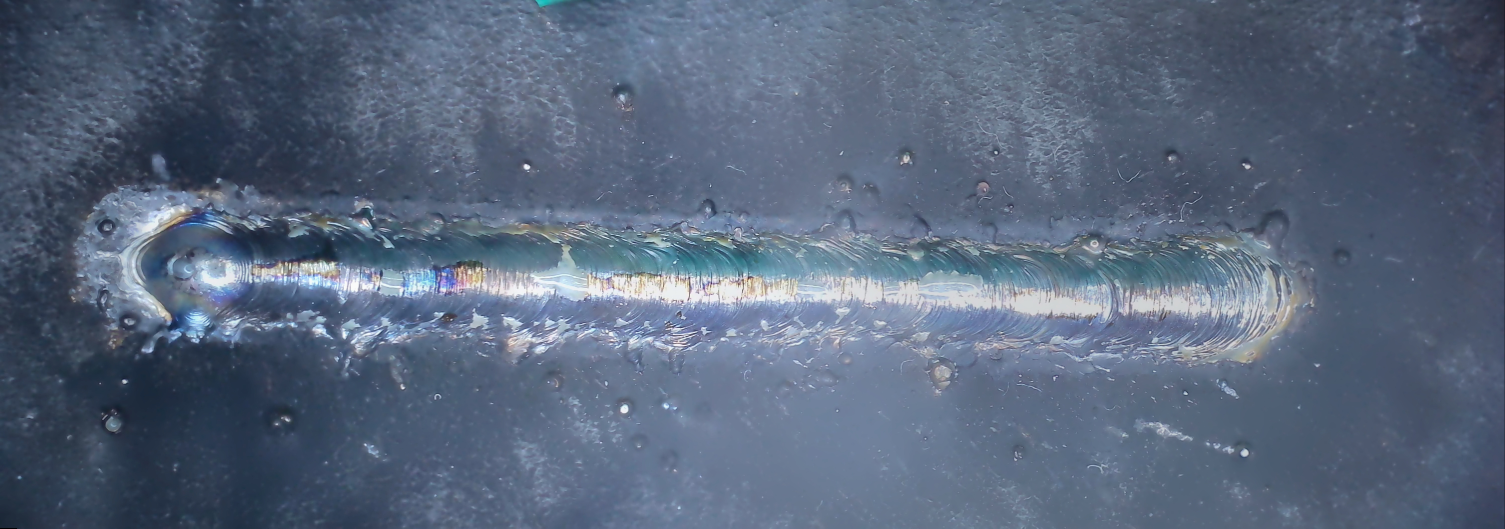
#> input picture TRL6/src/eldetektalas_2024/kepek/panorama.jpg, 6020 x 2113 px, found by its file name (shown at 1/4 size)
$ jupyter execute panorama1-checkpoint.ipynb
#> lines starting #> are read from the running program, lines starting #| are printed output that depends on the picture; after the words box and inside, x2 and y2 are one past the last pixel; in counts of white or black regions, pixels touching at a corner belong together
[cell 1]
import cv2
import numpy as np

# Kép betöltése
image = cv2.imread('c:/users/hj/downloads/eszes2/1/panorama.jpg')
#> image is the input picture: shape (2113, 6020, 3); mean B, G, R 124.5, 102.9, 88.8
#gray = cv2.cvtColor(image, cv2.COLOR_BGR2GRAY)

# Eredeti kép méretének lekérdezése
height, width = image.shape[:2]
#> height = 2113; width = 6020

# Kép átméretezése felére
resized_img = cv2.resize(image, (width // 3, height // 3))

# Átméretezett kép megjelenítése
cv2.imshow('Resized Image', resized_img)
cv2.waitKey(0)
cv2.destroyAllWindows()

[cell 2]
# Gaussian Blur alkalmazása a zaj csökkentésére
blurred = cv2.GaussianBlur(resized_img, (5, 5), 0)

# Canny élkereső alkalmazása
edges = cv2.Canny(blurred, 100, 150)
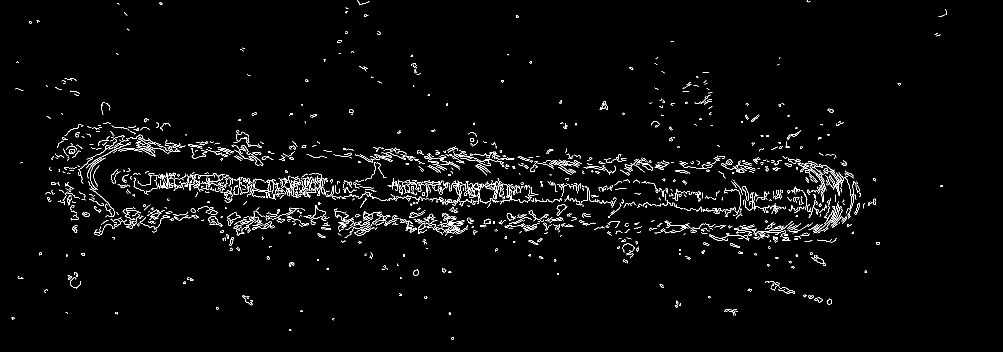
#> edges: shape (704, 2006) (shown at 1/2 size); 2.4% white in thin lines or dots, all inside (x1, y1, x2, y2) = (23, 0, 1894, 679)

# Kontúrok keresése
contours, _ = cv2.findContours(edges, cv2.RETR_EXTERNAL, cv2.CHAIN_APPROX_SIMPLE)
#> contours = 1484 contours, 1398 with area under 20; largest, box (x1, y1, x2, y2) and area: (1113, 409, 1135, 432) 212, (892, 361, 923, 411) 146, (970, 360, 1069, 409) 135, (1627, 513, 1652, 532) 130, (1285, 328, 1306, 341) 130

# Kontúrok rajzolása az eredeti képre
cv2.drawContours(image, contours, -1, (0, 255, 0), 2)

# Eredmény megjelenítése
cv2.imshow('Weld Inspection', edges)
cv2.waitKey(0)
cv2.destroyAllWindows()

[cell 3]
# Kontúrok középpontjainak meghatározása
centers = []
for contour in contours:
    M = cv2.moments(contour)
    if M['m00'] != 0:
        cx = int(M['m10'] / M['m00'])
        cy = int(M['m01'] / M['m00'])
        centers.append((cx, cy))
#> this loop made 1484 passes
#> (contour, cx, cy) on pass 44: ([[1114, 546], [1114, 548], [1117, 548], [1117, 546]], 1115, 547)
#> (cx, cy) on passes 1 to 6: (904, 676), (579, 659), (665, 638), (25, 635), (899, 626), (233, 626)
#> after the loop, centers = 1348 pairs, first value 25 to 1892, second value 2 to 676

# Távolságok kiszámítása
distances = []
for i in range(len(centers)):
    for j in range(i + 1, len(centers)):
        dist = np.sqrt((centers[i][0] - centers[j][0])**2 + (centers[i][1] - centers[j][1])**2)
        distances.append(dist)
#> after the loop, distances = 907878 items


$ run again, with TRL6/src/eldetektalas_2024/kepek/image_4.jpg copied over TRL6/src/eldetektalas_2024/kepek/panorama.jpg
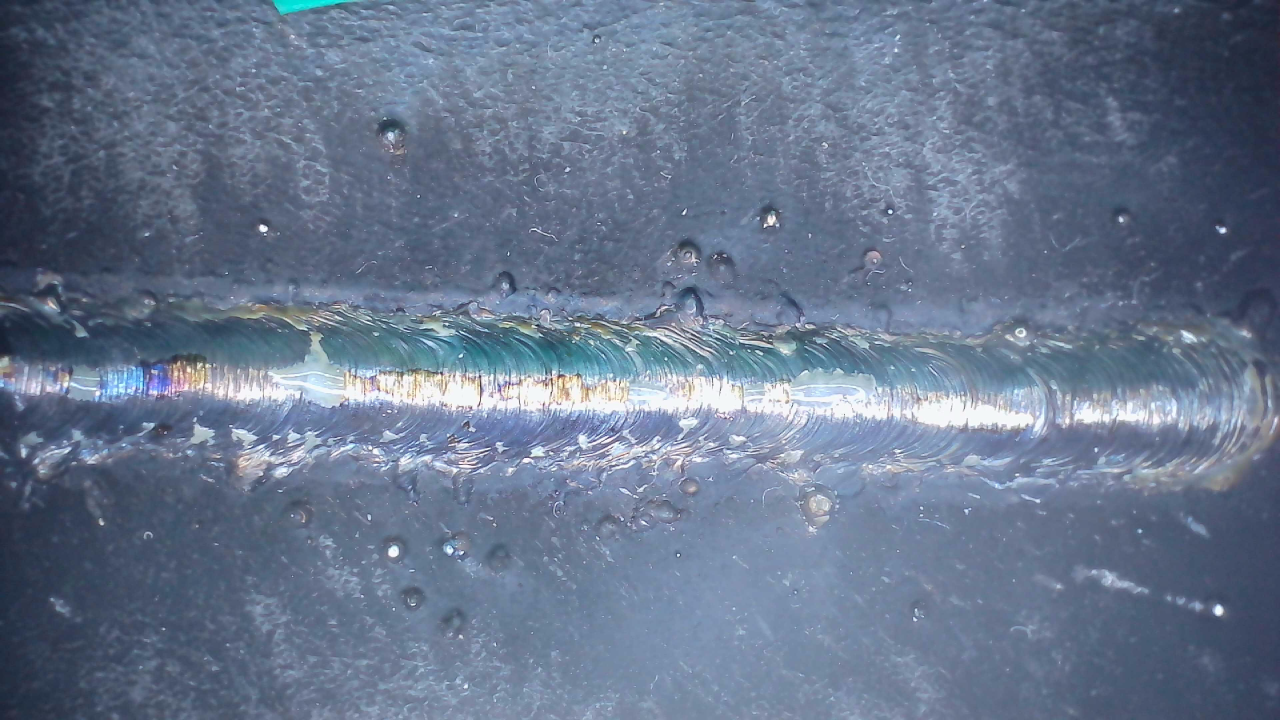
#> input picture TRL6/src/eldetektalas_2024/kepek/image_4.jpg, 3840 x 2160 px, found by its file name (shown at 1/3 size)
#> image is the input picture: shape (2160, 3840, 3); mean B, G, R 142.1, 118.5, 103.8
#> `edges = cv2.Canny(blurred, 100, 150)`:
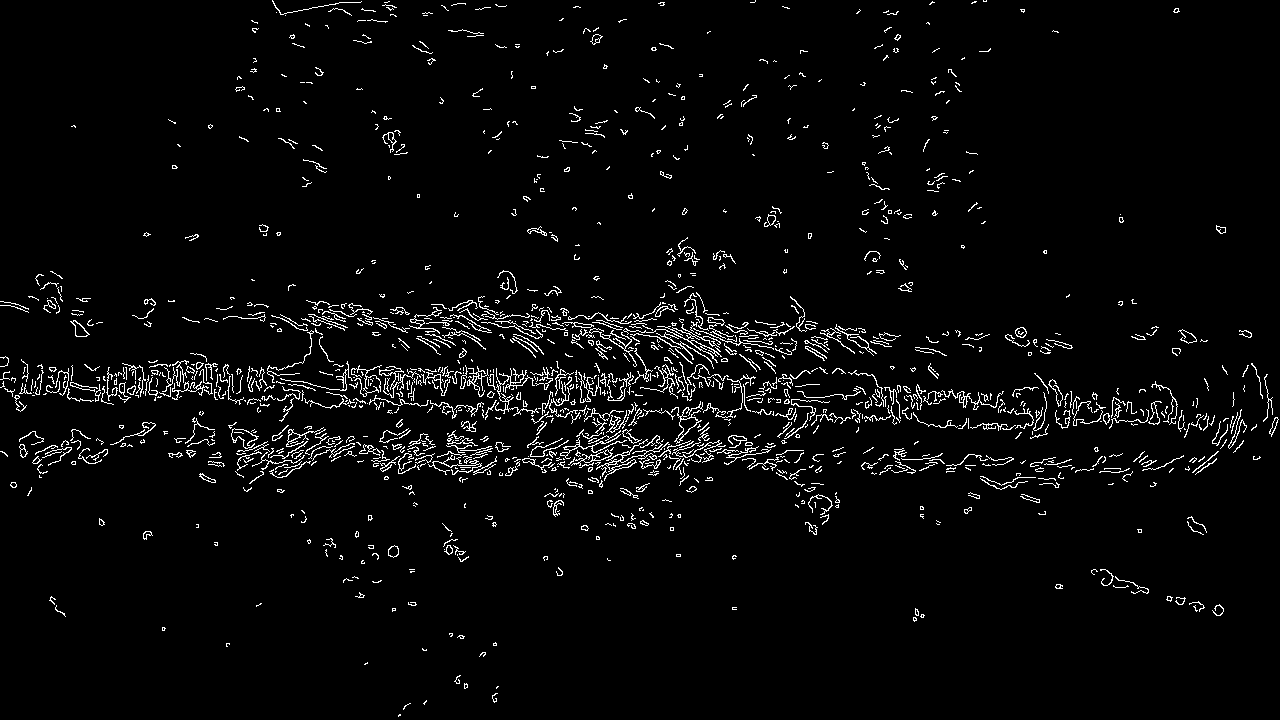
#> edges: shape (720, 1280); 3.4% white in thin lines or dots
#> contours = 1381 contours, 1287 with area under 20; largest, box (x1, y1, x2, y2) and area: (596, 435, 670, 481) 260, (671, 401, 703, 444) 252, (568, 449, 613, 466) 173, (70, 320, 90, 337) 140, (578, 372, 601, 403) 140
#> `cv2.drawContours(image, contours, -1, (0, 255, 0), 2)`:
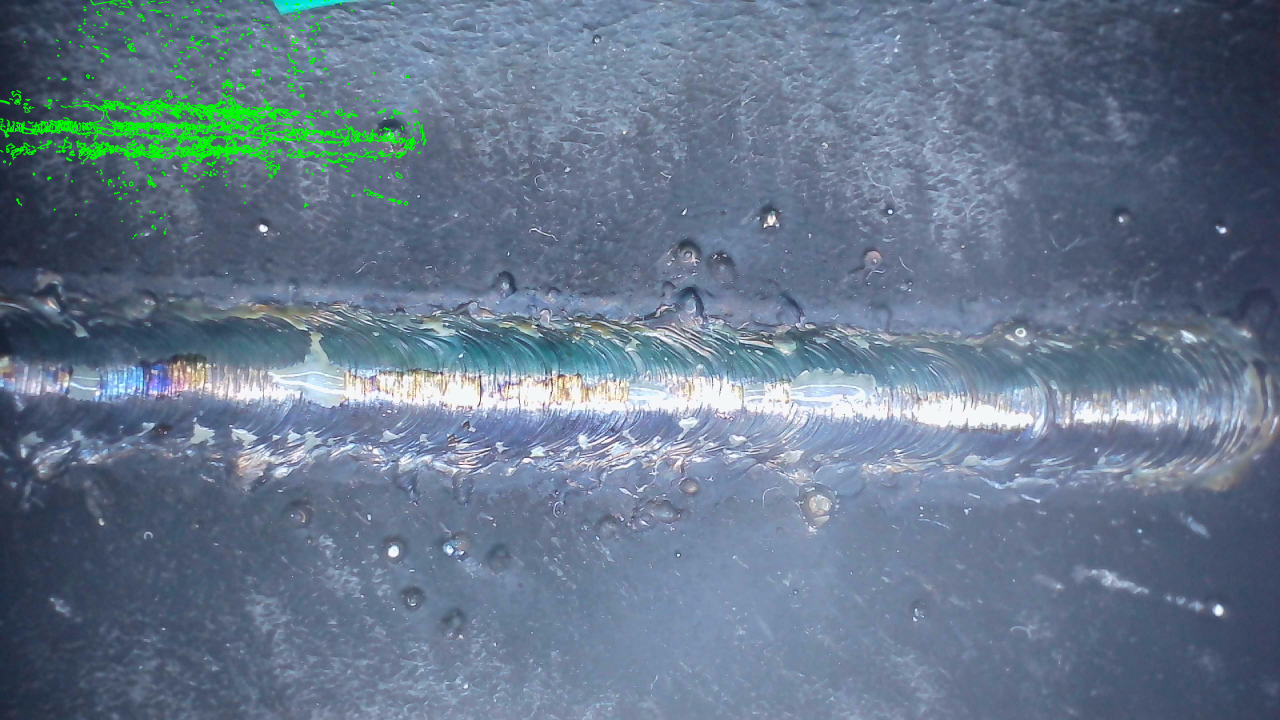
#> image: shape (2160, 3840, 3) (shown at 1/3 size); mean B, G, R 140.6, 120.2, 102.7
#> the loop `for contour in contours:` made 1381 passes
#> (contour, cx, cy) on passes 5, 48: ([[497, 686], [496, 687], [496, 688], [498, 686]], 496, 686), ([[676, 554], [676, 556], [680, 556], [680, 554]], 678, 555)
#> after the loop `for contour in contours:`: centers = 1212 pairs, first value 2 to 1273, second value 0 to 714
#> after the loop `for i in range(len(centers)):`: distances = 733866 items
